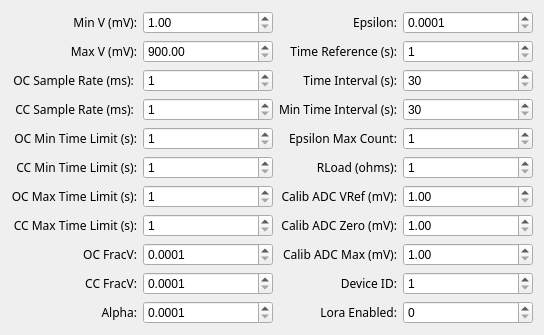
  <widget class="QWidget" name="gridLayoutWidget">
   <property name="geometry">
    <rect>
     <x>10</x>
     <y>10</y>
     <width>641</width>
     <height>414</height>
    </rect>
   </property>
   <layout class="QGridLayout" name="settings1Layout" rowstretch="0,0,0,0,0,0,0,0,0,0,0,0" columnstretch="0,0,0,0,0,0">
    <property name="sizeConstraint">
     <enum>QLayout::SetFixedSize</enum>
    </property>
    <property name="horizontalSpacing">
     <number>6</number>
    </property>
    <item row="2" column="5">
     <widget class="QSpinBox" name="timeInt">
      <property name="sizePolicy">
       <sizepolicy hsizetype="MinimumExpanding" vsizetype="Fixed">
        <horstretch>0</horstretch>
        <verstretch>0</verstretch>
       </sizepolicy>
      </property>
      <property name="correctionMode">
       <enum>QAbstractSpinBox::CorrectToNearestValue</enum>
      </property>
      <property name="minimum">
       <number>30</number>
      </property>
      <property name="maximum">
       <number>5000</number>
      </property>
     </widget>
    </item>
    <item row="2" column="3">
     <widget class="QSpinBox" name="ocSample">
      <property name="sizePolicy">
       <sizepolicy hsizetype="MinimumExpanding" vsizetype="Fixed">
        <horstretch>0</horstretch>
        <verstretch>0</verstretch>
       </sizepolicy>
      </property>
      <property name="correctionMode">
       <enum>QAbstractSpinBox::CorrectToNearestValue</enum>
      </property>
      <property name="minimum">
       <number>1</number>
      </property>
      <property name="maximum">
       <number>10000</number>
      </property>
     </widget>
    </item>
    <item row="9" column="2">
     <widget class="QLabel" name="label_54">
      <property name="font">
       <font>
        <family>Comic Sans</family>
       </font>
      </property>
      <property name="toolTip">
       <string>Open Circuit fractional voltage where tau is calculated (&lt;1.0)</string>
      </property>
      <property name="styleSheet">
       <string notr="true">font-family: Comic Sans </string>
      </property>
      <property name="frameShape">
       <enum>QFrame::NoFrame</enum>
      </property>
      <property name="text">
       <string>OC FracV:</string>
      </property>
      <property name="alignment">
       <set>Qt::AlignRight|Qt::AlignTrailing|Qt::AlignVCenter</set>
      </property>
     </widget>
    </item>
    <item row="8" column="3">
     <widget class="QSpinBox" name="ccMax">
      <property name="sizePolicy">
       <sizepolicy hsizetype="MinimumExpanding" vsizetype="Fixed">
        <horstretch>0</horstretch>
        <verstretch>0</verstretch>
       </sizepolicy>
      </property>
      <property name="correctionMode">
       <enum>QAbstractSpinBox::CorrectToNearestValue</enum>
      </property>
      <property name="minimum">
       <number>1</number>
      </property>
      <property name="maximum">
       <number>1000000</number>
      </property>
     </widget>
    </item>
    <item row="5" column="4">
     <widget class="QLabel" name="label_61">
      <property name="font">
       <font>
        <family>Comic Sans</family>
       </font>
      </property>
      <property name="toolTip">
       <string>Number of samples within epsilon to indicate if steady-state voltage is reached</string>
      </property>
      <property name="styleSheet">
       <string notr="true">font-family: Comic Sans </string>
      </property>
      <property name="frameShape">
       <enum>QFrame::NoFrame</enum>
      </property>
      <property name="text">
       <string>Epsilon Max Count:</string>
      </property>
      <property name="alignment">
       <set>Qt::AlignRight|Qt::AlignTrailing|Qt::AlignVCenter</set>
      </property>
     </widget>
    </item>
    <item row="6" column="4">
     <widget class="QLabel" name="label_62">
      <property name="font">
       <font>
        <family>Comic Sans</family>
       </font>
      </property>
      <property name="toolTip">
       <string>Digital Pot value of MFC</string>
      </property>
      <property name="styleSheet">
       <string notr="true">font-family: Comic Sans </string>
      </property>
      <property name="frameShape">
       <enum>QFrame::NoFrame</enum>
      </property>
      <property name="text">
       <string>RLoad (ohms):</string>
      </property>
      <property name="alignment">
       <set>Qt::AlignRight|Qt::AlignTrailing|Qt::AlignVCenter</set>
      </property>
     </widget>
    </item>
    <item row="7" column="4">
     <widget class="QLabel" name="label_63">
      <property name="font">
       <font>
        <family>Comic Sans</family>
       </font>
      </property>
      <property name="toolTip">
       <string/>
      </property>
      <property name="styleSheet">
       <string notr="true">font-family: Comic Sans </string>
      </property>
      <property name="frameShape">
       <enum>QFrame::NoFrame</enum>
      </property>
      <property name="text">
       <string>Calib ADC VRef (mV):</string>
      </property>
      <property name="alignment">
       <set>Qt::AlignRight|Qt::AlignTrailing|Qt::AlignVCenter</set>
      </property>
     </widget>
    </item>
    <item row="3" column="5">
     <widget class="QSpinBox" name="minTimeInt">
      <property name="sizePolicy">
       <sizepolicy hsizetype="MinimumExpanding" vsizetype="Fixed">
        <horstretch>0</horstretch>
        <verstretch>0</verstretch>
       </sizepolicy>
      </property>
      <property name="correctionMode">
       <enum>QAbstractSpinBox::CorrectToNearestValue</enum>
      </property>
      <property name="minimum">
       <number>30</number>
      </property>
      <property name="maximum">
       <number>180</number>
      </property>
     </widget>
    </item>
    <item row="5" column="5">
     <widget class="QSpinBox" name="epsilonMaxCount">
      <property name="sizePolicy">
       <sizepolicy hsizetype="MinimumExpanding" vsizetype="Fixed">
        <horstretch>0</horstretch>
        <verstretch>0</verstretch>
       </sizepolicy>
      </property>
      <property name="correctionMode">
       <enum>QAbstractSpinBox::CorrectToNearestValue</enum>
      </property>
      <property name="minimum">
       <number>1</number>
      </property>
      <property name="maximum">
       <number>10</number>
      </property>
     </widget>
    </item>
    <item row="7" column="5">
     <widget class="QDoubleSpinBox" name="calibRef">
      <property name="sizePolicy">
       <sizepolicy hsizetype="MinimumExpanding" vsizetype="Fixed">
        <horstretch>0</horstretch>
        <verstretch>0</verstretch>
       </sizepolicy>
      </property>
      <property name="frame">
       <bool>true</bool>
      </property>
      <property name="correctionMode">
       <enum>QAbstractSpinBox::CorrectToNearestValue</enum>
      </property>
      <property name="minimum">
       <double>1.000000000000000</double>
      </property>
      <property name="maximum">
       <double>10000.000000000000000</double>
      </property>
     </widget>
    </item>
    <item row="8" column="5">
     <widget class="QDoubleSpinBox" name="calibZero">
      <property name="sizePolicy">
       <sizepolicy hsizetype="MinimumExpanding" vsizetype="Fixed">
        <horstretch>0</horstretch>
        <verstretch>0</verstretch>
       </sizepolicy>
      </property>
      <property name="correctionMode">
       <enum>QAbstractSpinBox::CorrectToNearestValue</enum>
      </property>
      <property name="minimum">
       <double>1.000000000000000</double>
      </property>
      <property name="maximum">
       <double>10000.000000000000000</double>
      </property>
     </widget>
    </item>
    <item row="9" column="5">
     <widget class="QDoubleSpinBox" name="calibMax">
      <property name="sizePolicy">
       <sizepolicy hsizetype="MinimumExpanding" vsizetype="Fixed">
        <horstretch>0</horstretch>
        <verstretch>0</verstretch>
       </sizepolicy>
      </property>
      <property name="correctionMode">
       <enum>QAbstractSpinBox::CorrectToNearestValue</enum>
      </property>
      <property name="minimum">
       <double>1.000000000000000</double>
      </property>
      <property name="maximum">
       <double>10000.000000000000000</double>
      </property>
     </widget>
    </item>
    <item row="7" column="3">
     <widget class="QSpinBox" name="ocMax">
      <property name="sizePolicy">
       <sizepolicy hsizetype="MinimumExpanding" vsizetype="Fixed">
        <horstretch>0</horstretch>
        <verstretch>0</verstretch>
       </sizepolicy>
      </property>
      <property name="correctionMode">
       <enum>QAbstractSpinBox::CorrectToNearestValue</enum>
      </property>
      <property name="minimum">
       <number>1</number>
      </property>
      <property name="maximum">
       <number>1000000</number>
      </property>
     </widget>
    </item>
    <item row="11" column="2">
     <widget class="QLabel" name="label_56">
      <property name="font">
       <font>
        <family>Comic Sans an</family>
       </font>
      </property>
      <property name="toolTip">
       <string>Exponential Filter to smooth MFC voltage (&lt;1.0)</string>
      </property>
      <property name="styleSheet">
       <string notr="true">font-family: Comic Sans an</string>
      </property>
      <property name="frameShape">
       <enum>QFrame::NoFrame</enum>
      </property>
      <property name="text">
       <string>Alpha:</string>
      </property>
      <property name="alignment">
       <set>Qt::AlignRight|Qt::AlignTrailing|Qt::AlignVCenter</set>
      </property>
     </widget>
    </item>
    <item row="8" column="2">
     <widget class="QLabel" name="label_53">
      <property name="font">
       <font>
        <family>Comic Sans</family>
       </font>
      </property>
      <property name="toolTip">
       <string>Maximum time for MFC to reamin in closed circuit</string>
      </property>
      <property name="styleSheet">
       <string notr="true">font-family: Comic Sans </string>
      </property>
      <property name="frameShape">
       <enum>QFrame::NoFrame</enum>
      </property>
      <property name="text">
       <string>CC Max Time Limit (s):</string>
      </property>
      <property name="alignment">
       <set>Qt::AlignRight|Qt::AlignTrailing|Qt::AlignVCenter</set>
      </property>
     </widget>
    </item>
    <item row="1" column="4">
     <widget class="QLabel" name="label_58">
      <property name="font">
       <font>
        <family>Comic Sans</family>
       </font>
      </property>
      <property name="toolTip">
       <string/>
      </property>
      <property name="styleSheet">
       <string notr="true">font-family: Comic Sans </string>
      </property>
      <property name="frameShape">
       <enum>QFrame::NoFrame</enum>
      </property>
      <property name="text">
       <string>Time Reference (s):</string>
      </property>
      <property name="alignment">
       <set>Qt::AlignRight|Qt::AlignTrailing|Qt::AlignVCenter</set>
      </property>
     </widget>
    </item>
    <item row="1" column="3">
     <widget class="QDoubleSpinBox" name="maxV">
      <property name="sizePolicy">
       <sizepolicy hsizetype="MinimumExpanding" vsizetype="Fixed">
        <horstretch>0</horstretch>
        <verstretch>0</verstretch>
       </sizepolicy>
      </property>
      <property name="correctionMode">
       <enum>QAbstractSpinBox::CorrectToNearestValue</enum>
      </property>
      <property name="minimum">
       <double>900.000000000000000</double>
      </property>
      <property name="maximum">
       <double>100000.000000000000000</double>
      </property>
     </widget>
    </item>
    <item row="3" column="3">
     <widget class="QSpinBox" name="ccSample">
      <property name="sizePolicy">
       <sizepolicy hsizetype="MinimumExpanding" vsizetype="Fixed">
        <horstretch>0</horstretch>
        <verstretch>0</verstretch>
       </sizepolicy>
      </property>
      <property name="correctionMode">
       <enum>QAbstractSpinBox::CorrectToNearestValue</enum>
      </property>
      <property name="minimum">
       <number>1</number>
      </property>
      <property name="maximum">
       <number>10000</number>
      </property>
     </widget>
    </item>
    <item row="11" column="5">
     <widget class="QSpinBox" name="loraEnabled">
      <property name="sizePolicy">
       <sizepolicy hsizetype="MinimumExpanding" vsizetype="Fixed">
        <horstretch>0</horstretch>
        <verstretch>0</verstretch>
       </sizepolicy>
      </property>
      <property name="correctionMode">
       <enum>QAbstractSpinBox::CorrectToNearestValue</enum>
      </property>
      <property name="minimum">
       <number>0</number>
      </property>
      <property name="maximum">
       <number>1</number>
      </property>
      <property name="value">
       <number>0</number>
      </property>
     </widget>
    </item>
    <item row="6" column="2">
     <widget class="QLabel" name="label_51">
      <property name="font">
       <font>
        <family>Comic Sans Roman</family>
       </font>
      </property>
      <property name="toolTip">
       <string>Minimum time before closed circuit voltage is estimated</string>
      </property>
      <property name="styleSheet">
       <string notr="true">font-family: Comic Sans Roman</string>
      </property>
      <property name="frameShape">
       <enum>QFrame::NoFrame</enum>
      </property>
      <property name="text">
       <string>CC Min Time Limit (s):</string>
      </property>
      <property name="alignment">
       <set>Qt::AlignRight|Qt::AlignTrailing|Qt::AlignVCenter</set>
      </property>
     </widget>
    </item>
    <item row="8" column="4">
     <widget class="QLabel" name="label_64">
      <property name="font">
       <font>
        <family>Comic Sans</family>
       </font>
      </property>
      <property name="toolTip">
       <string/>
      </property>
      <property name="styleSheet">
       <string notr="true">font-family: Comic Sans </string>
      </property>
      <property name="frameShape">
       <enum>QFrame::NoFrame</enum>
      </property>
      <property name="text">
       <string>Calib ADC Zero (mV):</string>
      </property>
      <property name="alignment">
       <set>Qt::AlignRight|Qt::AlignTrailing|Qt::AlignVCenter</set>
      </property>
     </widget>
    </item>
    <item row="9" column="4">
     <widget class="QLabel" name="label_65">
      <property name="font">
       <font>
        <family>Comic Sans</family>
       </font>
      </property>
      <property name="toolTip">
       <string/>
      </property>
      <property name="styleSheet">
       <string notr="true">font-family: Comic Sans </string>
      </property>
      <property name="frameShape">
       <enum>QFrame::NoFrame</enum>
      </property>
      <property name="text">
       <string>Calib ADC Max (mV):</string>
      </property>
      <property name="alignment">
       <set>Qt::AlignRight|Qt::AlignTrailing|Qt::AlignVCenter</set>
      </property>
     </widget>
    </item>
    <item row="10" column="4">
     <widget class="QLabel" name="label_66">
      <property name="font">
       <font>
        <family>Comic Sans</family>
       </font>
      </property>
      <property name="toolTip">
       <string/>
      </property>
      <property name="styleSheet">
       <string notr="true">font-family: Comic Sans </string>
      </property>
      <property name="frameShape">
       <enum>QFrame::NoFrame</enum>
      </property>
      <property name="text">
       <string>Device ID:</string>
      </property>
      <property name="alignment">
       <set>Qt::AlignRight|Qt::AlignTrailing|Qt::AlignVCenter</set>
      </property>
     </widget>
    </item>
    <item row="11" column="4">
     <widget class="QLabel" name="label_67">
      <property name="font">
       <font>
        <family>Comic Sans</family>
       </font>
      </property>
      <property name="toolTip">
       <string>(0 for off, 1 for on)</string>
      </property>
      <property name="styleSheet">
       <string notr="true">font-family: Comic Sans </string>
      </property>
      <property name="frameShape">
       <enum>QFrame::NoFrame</enum>
      </property>
      <property name="text">
       <string>Lora Enabled:</string>
      </property>
      <property name="alignment">
       <set>Qt::AlignRight|Qt::AlignTrailing|Qt::AlignVCenter</set>
      </property>
     </widget>
    </item>
    <item row="6" column="5">
     <widget class="QSpinBox" name="rload">
      <property name="sizePolicy">
       <sizepolicy hsizetype="MinimumExpanding" vsizetype="Fixed">
        <horstretch>0</horstretch>
        <verstretch>0</verstretch>
       </sizepolicy>
      </property>
      <property name="correctionMode">
       <enum>QAbstractSpinBox::CorrectToNearestValue</enum>
      </property>
      <property name="minimum">
       <number>1</number>
      </property>
      <property name="maximum">
       <number>50000</number>
      </property>
     </widget>
    </item>
    <item row="0" column="3">
     <widget class="QDoubleSpinBox" name="minV">
      <property name="sizePolicy">
       <sizepolicy hsizetype="Minimum" vsizetype="Fixed">
        <horstretch>0</horstretch>
        <verstretch>0</verstretch>
       </sizepolicy>
      </property>
      <property name="minimumSize">
       <size>
        <width>130</width>
        <height>0</height>
       </size>
      </property>
      <property name="frame">
       <bool>true</bool>
      </property>
      <property name="correctionMode">
       <enum>QAbstractSpinBox::CorrectToNearestValue</enum>
      </property>
      <property name="minimum">
       <double>1.000000000000000</double>
      </property>
      <property name="maximum">
       <double>50.000000000000000</double>
      </property>
     </widget>
    </item>
    <item row="7" column="2">
     <widget class="QLabel" name="label_52">
      <property name="font">
       <font>
        <family>Comic Sans</family>
       </font>
      </property>
      <property name="toolTip">
       <string>Maximum time for MFC to reamin in open circuit</string>
      </property>
      <property name="styleSheet">
       <string notr="true">font-family: Comic Sans </string>
      </property>
      <property name="frameShape">
       <enum>QFrame::NoFrame</enum>
      </property>
      <property name="text">
       <string>OC Max Time Limit (s):</string>
      </property>
      <property name="alignment">
       <set>Qt::AlignRight|Qt::AlignTrailing|Qt::AlignVCenter</set>
      </property>
     </widget>
    </item>
    <item row="5" column="2">
     <widget class="QLabel" name="label_50">
      <property name="font">
       <font>
        <family>Comic Sans</family>
       </font>
      </property>
      <property name="toolTip">
       <string>Minimum time before OCV is estimated</string>
      </property>
      <property name="styleSheet">
       <string notr="true">font-family: Comic Sans </string>
      </property>
      <property name="frameShape">
       <enum>QFrame::NoFrame</enum>
      </property>
      <property name="text">
       <string>OC Min Time Limit (s):</string>
      </property>
      <property name="alignment">
       <set>Qt::AlignRight|Qt::AlignTrailing|Qt::AlignVCenter</set>
      </property>
     </widget>
    </item>
    <item row="0" column="2">
     <widget class="QLabel" name="label_25">
      <property name="sizePolicy">
       <sizepolicy hsizetype="MinimumExpanding" vsizetype="Preferred">
        <horstretch>0</horstretch>
        <verstretch>0</verstretch>
       </sizepolicy>
      </property>
      <property name="font">
       <font>
        <family>Comic Sans</family>
       </font>
      </property>
      <property name="toolTip">
       <string>MFC Discharge Limit</string>
      </property>
      <property name="styleSheet">
       <string notr="true">font-family: Comic Sans </string>
      </property>
      <property name="frameShape">
       <enum>QFrame::NoFrame</enum>
      </property>
      <property name="text">
       <string>Min V (mV):</string>
      </property>
      <property name="alignment">
       <set>Qt::AlignRight|Qt::AlignTrailing|Qt::AlignVCenter</set>
      </property>
     </widget>
    </item>
    <item row="1" column="2">
     <widget class="QLabel" name="label_47">
      <property name="toolTip">
       <string>MFC Charge Limit</string>
      </property>
      <property name="styleSheet">
       <string notr="true">font-family: Comic Sans </string>
      </property>
      <property name="frameShape">
       <enum>QFrame::NoFrame</enum>
      </property>
      <property name="text">
       <string>Max V (mV):</string>
      </property>
      <property name="alignment">
       <set>Qt::AlignRight|Qt::AlignTrailing|Qt::AlignVCenter</set>
      </property>
     </widget>
    </item>
    <item row="0" column="4">
     <widget class="QLabel" name="label_57">
      <property name="sizePolicy">
       <sizepolicy hsizetype="MinimumExpanding" vsizetype="Preferred">
        <horstretch>0</horstretch>
        <verstretch>0</verstretch>
       </sizepolicy>
      </property>
      <property name="font">
       <font>
        <family>Comic Sans</family>
       </font>
      </property>
      <property name="toolTip">
       <string>Steady State Tolerance (&lt;1.0)</string>
      </property>
      <property name="styleSheet">
       <string notr="true">font-family: Comic Sans </string>
      </property>
      <property name="frameShape">
       <enum>QFrame::NoFrame</enum>
      </property>
      <property name="text">
       <string>Epsilon:</string>
      </property>
      <property name="alignment">
       <set>Qt::AlignRight|Qt::AlignTrailing|Qt::AlignVCenter</set>
      </property>
     </widget>
    </item>
    <item row="10" column="2">
     <widget class="QLabel" name="label_55">
      <property name="font">
       <font>
        <family>Comic Sans</family>
       </font>
      </property>
      <property name="toolTip">
       <string>Closed Circuit fractional voltage where tau is calculated (&lt;1.0)</string>
      </property>
      <property name="styleSheet">
       <string notr="true">font-family: Comic Sans </string>
      </property>
      <property name="frameShape">
       <enum>QFrame::NoFrame</enum>
      </property>
      <property name="text">
       <string>CC FracV:</string>
      </property>
      <property name="alignment">
       <set>Qt::AlignRight|Qt::AlignTrailing|Qt::AlignVCenter</set>
      </property>
     </widget>
    </item>
    <item row="2" column="2">
     <widget class="QLabel" name="label_48">
      <property name="font">
       <font>
        <family>Comic Sans</family>
       </font>
      </property>
      <property name="toolTip">
       <string>MFC voltage acquisition rate during open circuit</string>
      </property>
      <property name="styleSheet">
       <string notr="true">font-family: Comic Sans </string>
      </property>
      <property name="frameShape">
       <enum>QFrame::NoFrame</enum>
      </property>
      <property name="text">
       <string>OC Sample Rate (ms): </string>
      </property>
      <property name="alignment">
       <set>Qt::AlignRight|Qt::AlignTrailing|Qt::AlignVCenter</set>
      </property>
     </widget>
    </item>
    <item row="5" column="3">
     <widget class="QSpinBox" name="ocMin">
      <property name="sizePolicy">
       <sizepolicy hsizetype="MinimumExpanding" vsizetype="Fixed">
        <horstretch>0</horstretch>
        <verstretch>0</verstretch>
       </sizepolicy>
      </property>
      <property name="correctionMode">
       <enum>QAbstractSpinBox::CorrectToNearestValue</enum>
      </property>
      <property name="minimum">
       <number>1</number>
      </property>
      <property name="maximum">
       <number>1000000</number>
      </property>
     </widget>
    </item>
    <item row="9" column="3">
     <widget class="QDoubleSpinBox" name="ocFrac">
      <property name="sizePolicy">
       <sizepolicy hsizetype="MinimumExpanding" vsizetype="Fixed">
        <horstretch>0</horstretch>
        <verstretch>0</verstretch>
       </sizepolicy>
      </property>
      <property name="frame">
       <bool>true</bool>
      </property>
      <property name="correctionMode">
       <enum>QAbstractSpinBox::CorrectToNearestValue</enum>
      </property>
      <property name="decimals">
       <number>4</number>
      </property>
      <property name="minimum">
       <double>0.000100000000000</double>
      </property>
      <property name="maximum">
       <double>1.000000000000000</double>
      </property>
      <property name="value">
       <double>0.000100000000000</double>
      </property>
     </widget>
    </item>
    <item row="2" column="4">
     <widget class="QLabel" name="label_59">
      <property name="font">
       <font>
        <family>Comic Sans</family>
       </font>
      </property>
      <property name="toolTip">
       <string>Time interval between acquisition cycles (&gt;30 s)</string>
      </property>
      <property name="styleSheet">
       <string notr="true">font-family: Comic Sans </string>
      </property>
      <property name="frameShape">
       <enum>QFrame::NoFrame</enum>
      </property>
      <property name="text">
       <string>Time Interval (s):</string>
      </property>
      <property name="alignment">
       <set>Qt::AlignRight|Qt::AlignTrailing|Qt::AlignVCenter</set>
      </property>
     </widget>
    </item>
    <item row="3" column="4">
     <widget class="QLabel" name="label_60">
      <property name="font">
       <font>
        <family>Comic Sans</family>
       </font>
      </property>
      <property name="toolTip">
       <string>Minumum Time interval between acquisition cycles (30 - 180s)</string>
      </property>
      <property name="autoFillBackground">
       <bool>false</bool>
      </property>
      <property name="styleSheet">
       <string notr="true">font-family: Comic Sans </string>
      </property>
      <property name="frameShape">
       <enum>QFrame::NoFrame</enum>
      </property>
      <property name="text">
       <string>Min Time Interval (s):</string>
      </property>
      <property name="alignment">
       <set>Qt::AlignRight|Qt::AlignTrailing|Qt::AlignVCenter</set>
      </property>
     </widget>
    </item>
    <item row="3" column="2">
     <widget class="QLabel" name="label_49">
      <property name="font">
       <font>
        <family>Comic Sans</family>
       </font>
      </property>
      <property name="toolTip">
       <string>MFC voltage acquisition rate during closed circuit</string>
      </property>
      <property name="styleSheet">
       <string notr="true">font-family: Comic Sans </string>
      </property>
      <property name="frameShape">
       <enum>QFrame::NoFrame</enum>
      </property>
      <property name="text">
       <string>CC Sample Rate (ms): </string>
      </property>
      <property name="alignment">
       <set>Qt::AlignRight|Qt::AlignTrailing|Qt::AlignVCenter</set>
      </property>
     </widget>
    </item>
    <item row="10" column="5">
     <widget class="QSpinBox" name="deviceID">
      <property name="sizePolicy">
       <sizepolicy hsizetype="MinimumExpanding" vsizetype="Fixed">
        <horstretch>0</horstretch>
        <verstretch>0</verstretch>
       </sizepolicy>
      </property>
      <property name="correctionMode">
       <enum>QAbstractSpinBox::CorrectToNearestValue</enum>
      </property>
      <property name="minimum">
       <number>1</number>
      </property>
      <property name="maximum">
       <number>300</number>
      </property>
     </widget>
    </item>
    <item row="6" column="3">
     <widget class="QSpinBox" name="ccMin">
      <property name="sizePolicy">
       <sizepolicy hsizetype="MinimumExpanding" vsizetype="Fixed">
        <horstretch>0</horstretch>
        <verstretch>0</verstretch>
       </sizepolicy>
      </property>
      <property name="correctionMode">
       <enum>QAbstractSpinBox::CorrectToNearestValue</enum>
      </property>
      <property name="minimum">
       <number>1</number>
      </property>
      <property name="maximum">
       <number>1000000</number>
      </property>
     </widget>
    </item>
    <item row="10" column="3">
     <widget class="QDoubleSpinBox" name="ccFrac">
      <property name="sizePolicy">
       <sizepolicy hsizetype="MinimumExpanding" vsizetype="Fixed">
        <horstretch>0</horstretch>
        <verstretch>0</verstretch>
       </sizepolicy>
      </property>
      <property name="frame">
       <bool>true</bool>
      </property>
      <property name="correctionMode">
       <enum>QAbstractSpinBox::CorrectToNearestValue</enum>
      </property>
      <property name="decimals">
       <number>4</number>
      </property>
      <property name="minimum">
       <double>0.000100000000000</double>
      </property>
      <property name="maximum">
       <double>1.000000000000000</double>
      </property>
     </widget>
    </item>
    <item row="11" column="3">
     <widget class="QDoubleSpinBox" name="alpha">
      <property name="sizePolicy">
       <sizepolicy hsizetype="MinimumExpanding" vsizetype="Fixed">
        <horstretch>0</horstretch>
        <verstretch>0</verstretch>
       </sizepolicy>
      </property>
      <property name="frame">
       <bool>true</bool>
      </property>
      <property name="correctionMode">
       <enum>QAbstractSpinBox::CorrectToNearestValue</enum>
      </property>
      <property name="decimals">
       <number>4</number>
      </property>
      <property name="minimum">
       <double>0.000100000000000</double>
      </property>
      <property name="maximum">
       <double>1.000000000000000</double>
      </property>
     </widget>
    </item>
    <item row="0" column="5">
     <widget class="QDoubleSpinBox" name="epsilon">
      <property name="sizePolicy">
       <sizepolicy hsizetype="Minimum" vsizetype="Fixed">
        <horstretch>0</horstretch>
        <verstretch>0</verstretch>
       </sizepolicy>
      </property>
      <property name="minimumSize">
       <size>
        <width>130</width>
        <height>0</height>
       </size>
      </property>
      <property name="frame">
       <bool>true</bool>
      </property>
      <property name="correctionMode">
       <enum>QAbstractSpinBox::CorrectToNearestValue</enum>
      </property>
      <property name="decimals">
       <number>4</number>
      </property>
      <property name="minimum">
       <double>0.000100000000000</double>
      </property>
      <property name="maximum">
       <double>1.000000000000000</double>
      </property>
     </widget>
    </item>
    <item row="1" column="5">
     <widget class="QSpinBox" name="timeRef">
      <property name="sizePolicy">
       <sizepolicy hsizetype="Minimum" vsizetype="Fixed">
        <horstretch>0</horstretch>
        <verstretch>0</verstretch>
       </sizepolicy>
      </property>
      <property name="correctionMode">
       <enum>QAbstractSpinBox::CorrectToNearestValue</enum>
      </property>
      <property name="minimum">
       <number>1</number>
      </property>
      <property name="maximum">
       <number>9999999</number>
      </property>
     </widget>
    </item>
   </layout>
  </widget>
